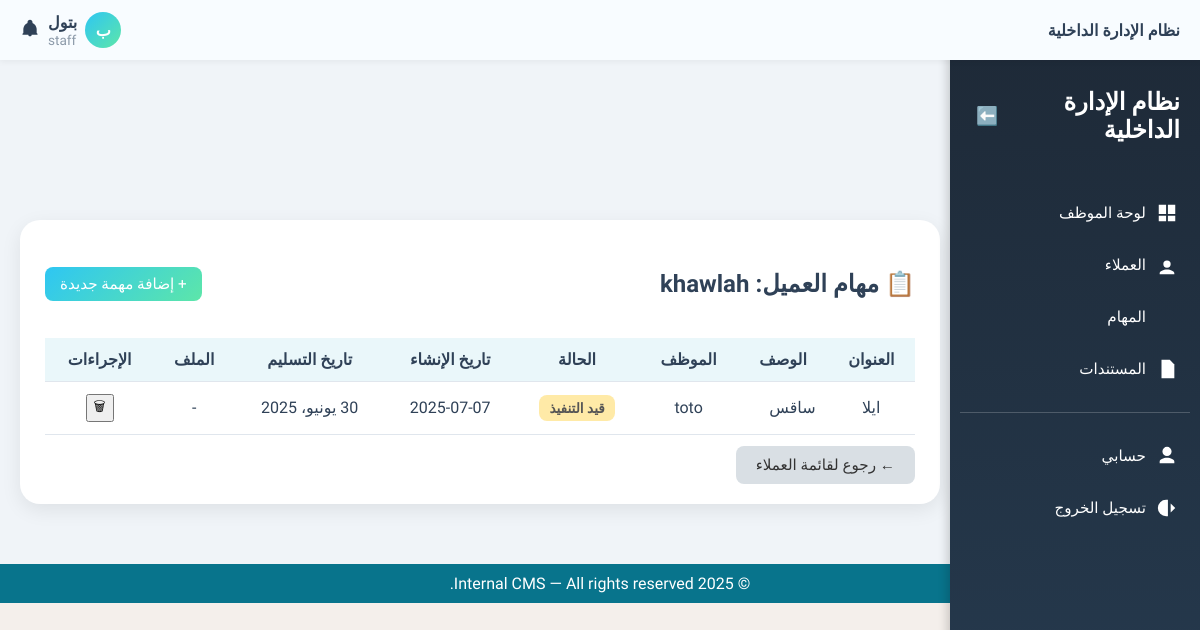
/clients/client/3/tasks/ (signed in), run on the app's committed database.
### core/role.py (models this page shows, shortened)
class Role(models.Model):
    name = models.CharField(max_length=50, unique=True)
    description = models.TextField(blank=True)

### clients/models.py (models this page shows, shortened)
class Client(models.Model):
    name = models.CharField(max_length=255)
    email = models.EmailField(blank=True, null=True)
    phone = models.CharField(max_length=20, blank=True)
    address = models.TextField(blank=True)
    assigned_to = models.ForeignKey(User, on_delete=models.SET_NULL, null=True, blank=True)
    notes = models.TextField(blank=True)
    created_at = models.DateTimeField(auto_now_add=True)
    class Meta:
        verbose_name = 'عميل'
        verbose_name_plural = 'العملاء'

### tasks/models.py (models this page shows, shortened)
class Task(models.Model):
    STATUS_CHOICES = [
        ('pending', 'قيد التنفيذ'),
        ('completed', 'منتهية'),
        ('overdue', 'متأخرة'),
    ]
    title = models.CharField(max_length=255, verbose_name='عنوان المهمة')
    description = models.TextField(blank=True, verbose_name='الوصف')
    assigned_to = models.ForeignKey(User, on_delete=models.SET_NULL, null=True, blank=True, verbose_name='الموظف المكلّف')
    client = models.ForeignKey(Client, on_delete=models.SET_NULL, null=True, blank=True, verbose_name='العميل')
    status = models.CharField(max_length=20, choices=STATUS_CHOICES, default='pending', verbose_name='الحالة')
    due_date = models.DateField(null=True, blank=True, verbose_name='تاريخ الاستحقاق')
    file_url = models.URLField(max_length=1024, blank=True, null=True, verbose_name='رابط الملف')
    file_path = models.CharField(max_length=512, blank=True, null=True, verbose_name='مسار الملف')
    documents = models.ManyToManyField('content.Document', blank=True, verbose_name='مستندات إضافية')
    created_at = models.DateTimeField(auto_now_add=True, verbose_name='تاريخ الإنشاء')
    class Meta:
        verbose_name = 'مهمة'
        verbose_name_plural = 'المهام'
        ordering = ['-created_at']  # ترتيب المهام الأحدث أولاً

### clients/views.py (the view)
# urls.py: path('<int:client_id>/tasks/', views.client_tasks, name='client_tasks'),
@login_required
@role_required(['admin', 'staff'])
def client_tasks(request, client_id):
    client = get_object_or_404(Client, id=client_id)
    if request.user.userprofile.role.name != 'admin' and client.assigned_to != request.user:
        return render(request, '403.html')
    tasks = Task.objects.filter(client=client).order_by('-created_at')
    return render(request, 'clients/client_tasks.html', {
        'client': client,
        'tasks': tasks
    })

### core/context_processors.py (called while the page is built)
def user_role(request):
    role = None
    if request.user.is_authenticated:
        if hasattr(request.user, 'userprofile'):
            role = request.user.userprofile.role.name
    return {'role': role}

### templates/clients/client_tasks.html (shortened to what this page needs)
{% extends 'base.html' %}
{% block content %}
<div class="tasks-container">
  <div class="tasks-card">
    <div class="header-row">
      <h2>📋 مهام العميل: {{ client.name }}</h2>
      <a href="{% url 'add_task_for_client' client.id %}" class="add-task-btn">+ إضافة مهمة جديدة</a>
    </div>
    <table class="tasks-table">
      <thead>
        <tr>
          <th>العنوان</th>
          <th>الوصف</th>
          <th>الموظف</th>
          <th>الحالة</th>
          <th>تاريخ الإنشاء</th>
          <th>تاريخ التسليم</th>
          <th>الملف</th>
          <th>الإجراءات</th>
        </tr>
      </thead>
      <tbody>
        {% for task in tasks %}
        <tr>
          <td>{{ task.title }}</td>
          <td class="desc-cell">{{ task.description|truncatewords:10 }}</td>
          <td>{{ task.assigned_to|default:"-" }}</td>
          <td>
            {% if task.status == 'pending' %}
              <span class="badge badge-warning">قيد التنفيذ</span>
            {% elif task.status == 'completed' %}
              <span class="badge badge-success">منتهية</span>
            {% elif task.status == 'overdue' %}
              <span class="badge badge-danger">متأخرة</span>
            {% endif %}
          </td>
          <td>{{ task.created_at|date:"Y-m-d" }}</td>
          <td>{{ task.due_date|default:"-" }}</td>
          <td>
            {% if task.file_url %}
              <a href="{{ task.file_url }}" target="_blank" class="btn btn-sm btn-outline-info">📄 عرض</a>
            {% else %}
              -
            {% endif %}
          </td>
          <td>
            <form method="post" action="{% url 'delete_task' task.id %}" onsubmit="return confirm('هل أنت متأكد من حذف المهمة؟');">
              <button class="btn btn-sm btn-outline-danger" title="حذف المهمة">🗑</button>
            </form>
          </td>
        </tr>
        {% empty %}
        <tr>
          <td colspan="8" class="empty-row">لا توجد مهام لهذا العميل.</td>
        </tr>
        {% endfor %}
      </tbody>
    </table>
    <a href="{% url 'client_list' %}" class="back-btn">← رجوع لقائمة العملاء</a>
  </div>
</div>
{% endblock %}

### templates/header.html (shortened to what this page needs)
<div class="header">
  <div class="logo">
    <span class="logo-text">نظام الإدارة الداخلية</span>
  </div>
  <div class="user-section">
    <div class="user-top-row">
      <span class="avatar-circle">{{ request.user.first_name|first|upper }}</span>
<div class="user-dropdown">
  <div class="user-info">
    <span class="user-name">{{ request.user.get_full_name }}</span>
    <div class="user-role">{{ role }}</div>
  </div>
</div>
            <div class="notification-icon">
        <svg viewBox="0 0 24 24">
          <path d="M12 2C10.3 2 9 3.3 9 5v1.1C6.2 7.2 4.3 9.9 4 13v5l-1 1v1h18v-1l-1-1v-5c-.3-3.1-2.2-5.8-5-6.9V5c0-1.7-1.3-3-3-3zm0 20c1.1 0 2-.9 2-2h-4c0 1.1.9 2 2 2z"/>
        </svg>
      </div>
    </div>
  </div>
</div>

### templates/base.html (style rules this page uses)
html, body { max-width: 100%; overflow-x: hidden; font-family: 'Tajawal', sans-serif; background-color: #F4EFEB; color: #2F4157; margin: 0; padding: 0; padding-top: 60px; }
.badge { display: inline-block; padding: 6px 10px; border-radius: 8px; font-size: 0.9rem; }
.badge-warning { background-color: #ffc107; color: #333; }

### templates/clients/client_tasks.html (style rules this page uses)
body { background-color: #F0F4F8; font-family: 'Tajawal', sans-serif; }
.tasks-container { display: flex; justify-content: center; padding-top: 80px; padding-bottom: 40px; }
.tasks-card { background: #fff; padding: 30px 25px; border-radius: 20px; box-shadow: 0 6px 20px rgba(0, 0, 0, 0.08); max-width: 1000px; width: 100%; color: #2F4157; }
.header-row { display: flex; justify-content: space-between; align-items: center; margin-bottom: 20px; }
.add-task-btn { background: linear-gradient(135deg, #2EC6F3, #5DE6A9); color: white; padding: 8px 15px; border-radius: 8px; text-decoration: none; font-size: 0.95rem; }
.tasks-table { width: 100%; border-collapse: collapse; margin-bottom: 20px; }
.tasks-table th, .tasks-table td { padding: 12px; text-align: center; border-bottom: 1px solid #e0e6ed; }
.tasks-table thead { background-color: #EAF7FA; }
.tasks-table .desc-cell { text-align: start; }
.badge { padding: 5px 10px; border-radius: 8px; font-size: 0.85rem; font-weight: 600; display: inline-block; }
.badge-warning { background-color: #ffeaa7; color: #555; }
.back-btn { background-color: #d9dfe4; color: #333; padding: 10px 20px; font-size: 0.95rem; border-radius: 8px; text-decoration: none; transition: background 0.3s; }

### templates/header.html (style rules this page uses)
.header { background: #f8fcff; color: #2F4157; height: 60px; padding: 0 20px; font-family: 'Tajawal', sans-serif; display: flex; justify-content: space-between; align-items: center; box-shadow: 0 2px 6px rgba(0,0,0,0.05); direction: rtl; position: fixed; top: 0; left: 0; right: 0; z-index: 1000; }
.logo-text { font-size: 1rem; font-weight: 700; }
.user-section { display: flex; flex-direction: column; align-items: flex-end; gap: 4px; }
.user-top-row { display: flex; align-items: center; gap: 8px; }
.notification-icon svg { width: 20px; height: 20px; fill: #2F4157; cursor: pointer; }
.user-name { font-size: 1rem; font-weight: 700; margin: 0; margin-bottom: 0rem; color: #2F4157; }
.avatar-circle { display: flex; align-items: center; justify-content: center; width: 36px; height: 36px; border-radius: 50%; background: linear-gradient(135deg, #2EC6F3, #5DE6A9); color: #fff; font-size: 1rem; font-weight: bold; }
.user-info { display: flex; flex-direction: column; align-items: flex-end; text-align: right; }
.user-role { font-size: 0.85rem; margin: 0; margin-top: 0rem; text-align: right; color: #8c9aa9; }
.user-dropdown { position: relative; display: inline-block; }
.user-info { display: flex; flex-direction: column; align-items: flex-end; cursor: pointer; }

### data on the page
Role: name "staff"
Client: name "khawlah"
Task: title "ايلا", description "ساقس", assigned_to "toto", status "قيد التنفيذ", created_at "2025-07-07", due_date "30 يونيو، 2025"

### other printed values
{{ request.user.first_name|first|upper }} "ب"
{{ request.user.get_full_name }} "بتول"
